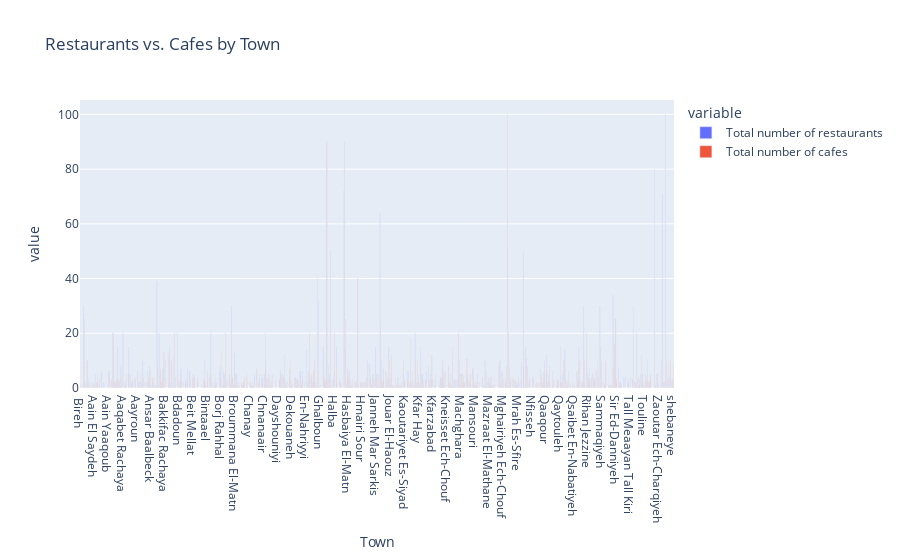

Notebook cell for this chart:
### Code cell
fig = px.bar(
    df,
    x="Town",
    y=["Total number of restaurants", "Total number of cafes"],
    barmode='group',
    title="Restaurants vs. Cafes by Town"
)
fig.show()

### Figure 1 — Plotly figure (JSON) as saved in the notebook; plotly's stock layout.template omitted (floating-point values rounded to 4 significant figures; data arrays with more than 128 entries replaced by an {"elided": "..."} marker saying what was removed)
{"data": [{"alignmentgroup": "True", "hovertemplate": "variable=Total number of restaurants<br>Town=%{x}<br>value=%{y}<extra></extra>", "legendgroup": "Total number of restaurants", "marker": {"color": "#636efa", "pattern": {"shape": ""}}, "name": "Total number of restaurants", "offsetgroup": "Total number of restaurants", "orientation": "v", "showlegend": true, "textposition": "auto", "type": "bar", "x": {"elided": "1137 str values"}, "xaxis": "x", "y": {"elided": "1137 int values"}, "yaxis": "y"}, {"alignmentgroup": "True", "hovertemplate": "variable=Total number of cafes<br>Town=%{x}<br>value=%{y}<extra></extra>", "legendgroup": "Total number of cafes", "marker": {"color": "#EF553B", "pattern": {"shape": ""}}, "name": "Total number of cafes", "offsetgroup": "Total number of cafes", "orientation": "v", "showlegend": true, "textposition": "auto", "type": "bar", "x": {"elided": "1137 str values"}, "xaxis": "x", "y": {"elided": "1137 int values"}, "yaxis": "y"}], "layout": {"barmode": "group", "legend": {"title": {"text": "variable"}, "tracegroupgap": 0}, "title": {"text": "Restaurants vs. Cafes by Town"}, "xaxis": {"anchor": "y", "domain": [0, 1], "title": {"text": "Town"}}, "yaxis": {"anchor": "x", "domain": [0, 1], "title": {"text": "value"}}}}
